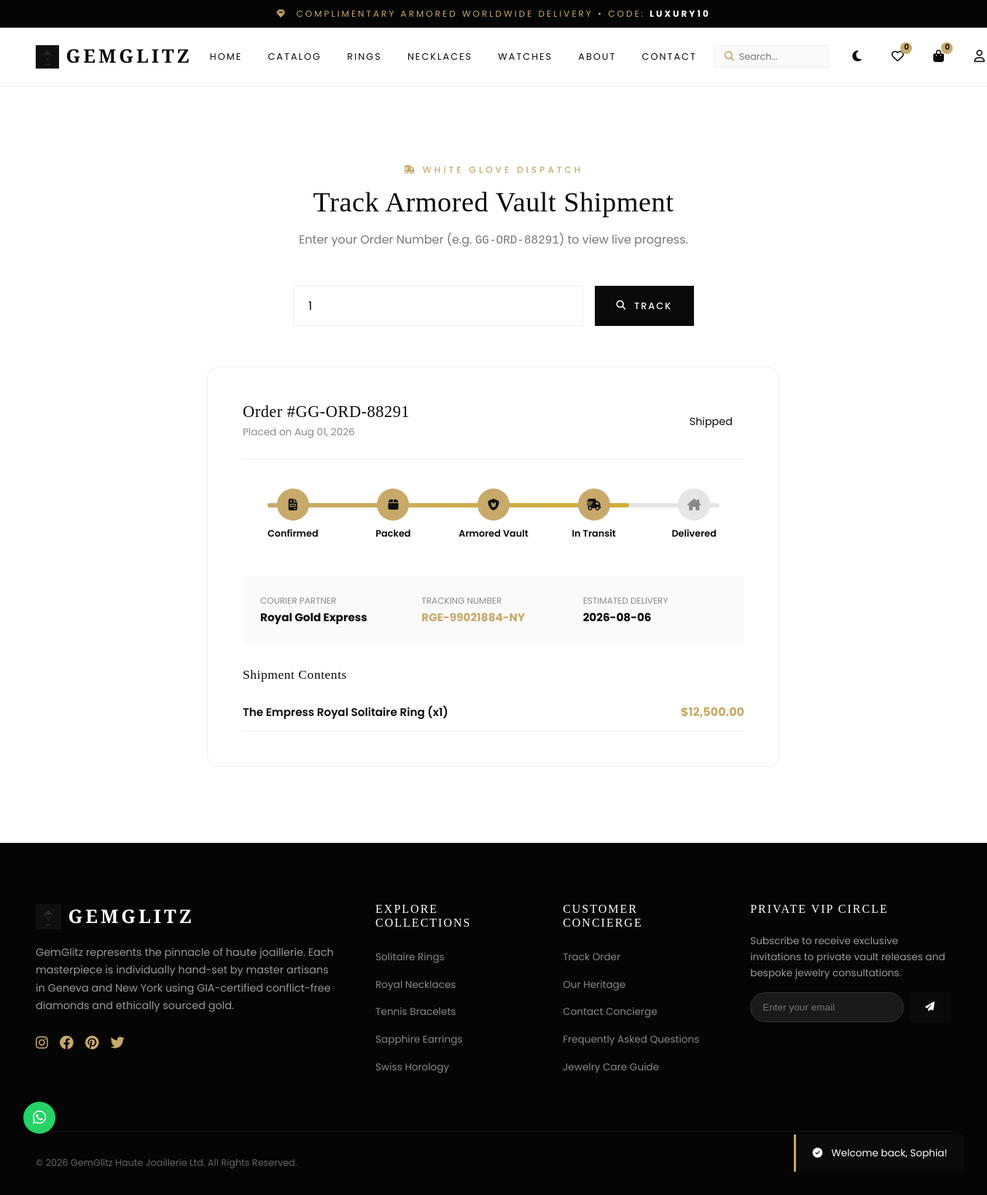
Page /order_tracking.php?order_id=1 (signed in) on the committed database.
### tables this page shows
CREATE TABLE `orders` (
  `id` INT AUTO_INCREMENT PRIMARY KEY,
  `order_number` VARCHAR(50) UNIQUE NOT NULL,
  `user_id` INT NOT NULL,
  `total_amount` DECIMAL(10, 2) NOT NULL,
  `discount_amount` DECIMAL(10, 2) DEFAULT 0.00,
  `shipping_fee` DECIMAL(10, 2) DEFAULT 0.00,
  `tax_amount` DECIMAL(10, 2) DEFAULT 0.00,
  `grand_total` DECIMAL(10, 2) NOT NULL,
  `payment_method` VARCHAR(50) NOT NULL,
  `payment_status` ENUM('Pending', 'Paid', 'Failed', 'Refunded') DEFAULT 'Paid',
  `order_status` ENUM('Pending', 'Processing', 'Packed', 'Shipped', 'Delivered', 'Cancelled') DEFAULT 'Processing',
  `shipping_name` VARCHAR(100) NOT NULL,
  `shipping_email` VARCHAR(100) NOT NULL,
  `shipping_phone` VARCHAR(20) NOT NULL,
  `shipping_address` TEXT NOT NULL,
  `shipping_city` VARCHAR(50) NOT NULL,
  `shipping_zip` VARCHAR(20) NOT NULL,
  `notes` TEXT DEFAULT NULL,
  `created_at` DATETIME DEFAULT CURRENT_TIMESTAMP,
  FOREIGN KEY (`user_id`) REFERENCES `users`(`id`) ON DELETE CASCADE
);

CREATE TABLE `tracking` (
  `id` INT AUTO_INCREMENT PRIMARY KEY,
  `order_id` INT NOT NULL,
  `status_title` VARCHAR(100) NOT NULL,
  `description` VARCHAR(255) DEFAULT NULL,
  `courier_name` VARCHAR(100) DEFAULT 'Royal Gold Express',
  `tracking_number` VARCHAR(100) DEFAULT NULL,
  `estimated_delivery` DATE DEFAULT NULL,
  `updated_at` DATETIME DEFAULT CURRENT_TIMESTAMP,
  FOREIGN KEY (`order_id`) REFERENCES `orders`(`id`) ON DELETE CASCADE
);

CREATE TABLE `order_items` (
  `id` INT AUTO_INCREMENT PRIMARY KEY,
  `order_id` INT NOT NULL,
  `product_id` INT NOT NULL,
  `product_name` VARCHAR(150) NOT NULL,
  `price` DECIMAL(10, 2) NOT NULL,
  `quantity` INT NOT NULL,
  `total` DECIMAL(10, 2) NOT NULL,
  FOREIGN KEY (`order_id`) REFERENCES `orders`(`id`) ON DELETE CASCADE
);

### includes/functions.php (called while the page is built, shortened)
<?php
function sanitize($data) {
    return htmlspecialchars(trim($data), ENT_QUOTES, 'UTF-8');
}
function format_price($amount) {
    return '$' . number_format((float)$amount, 2);
}
?>

### order_tracking.php (the view, shortened to what this page needs)
<?php
require_once __DIR__ . '/includes/header.php';
require_once __DIR__ . '/includes/navbar.php';
$search_query = sanitize($_GET['order_id'] ?? $_GET['search'] ?? '');
$order = null;
$tracking_info = null;
$order_items = [];
if (!empty($search_query)) {
    $stmt = $pdo->prepare("SELECT * FROM orders WHERE id = ? OR order_number = ?");
    $stmt->execute([$search_query, $search_query]);
    $order = $stmt->fetch();
    if ($order) {
        $stmt = $pdo->prepare("SELECT * FROM tracking WHERE order_id = ? ORDER BY id DESC LIMIT 1");
        $stmt->execute([$order['id']]);
        $tracking_info = $stmt->fetch();
        $stmt = $pdo->prepare("SELECT * FROM order_items WHERE order_id = ?");
        $stmt->execute([$order['id']]);
        $order_items = $stmt->fetchAll();
    }
}
?>
<section class="section-padding">
  <div class="container" style="max-width:850px;">
    <div class="text-center" style="margin-bottom: 3rem;">
      <span class="section-subtitle"><i class="fa-solid fa-truck-fast"></i> White Glove Dispatch</span>
      <h1 class="section-title">Track Armored Vault Shipment</h1>
      <p style="color:#777;">Enter your Order Number (e.g. <code>GG-ORD-88291</code>) to view live progress.</p>
    </div>
    <form method="GET" action="order_tracking.php" style="display:flex; gap:1rem; max-width:550px; margin:0 auto 3.5rem;">
      <input type="text" name="search" value="<?php echo sanitize($search_query); ?>" placeholder="Enter Order Number or ID..." class="form-control" required style="font-size:1rem; padding:0.9rem 1.25rem;">
      <button type="submit" class="btn btn-primary" style="padding:0.9rem 1.8rem;"><i class="fa-solid fa-magnifying-glass"></i> Track</button>
    </form>
    <?php if ($order): ?>
      <?php
      $status = $order['order_status'];
      $progress_percent = 20;
      if ($status === 'Shipped') $progress_percent = 80;
      ?>
      <div style="background:var(--white); border-radius:var(--radius-lg); padding:3rem; border:1px solid var(--border-color); box-shadow:var(--shadow-md);">
        <div style="display:flex; justify-content:space-between; align-items:center; border-bottom:1px solid var(--border-color); padding-bottom:1.5rem; margin-bottom:2.5rem;">
          <div>
            <h3 style="font-size:1.4rem;">Order #<?php echo sanitize($order['order_number']); ?></h3>
            <span style="font-size:0.85rem; color:#888;">Placed on <?php echo date('M d, Y', strtotime($order['created_at'])); ?></span>
          </div>
          <div style="text-align:right;">
            <span class="badge-status badge-info" style="font-size:0.9rem; padding:0.4rem 1rem;"><?php echo sanitize($order['order_status']); ?></span>
          </div>
        </div>
        <div style="position:relative; margin-bottom:3rem;">
          <div style="height:6px; background:linear-gradient(90deg, var(--primary-gold), var(--accent-gold)); border-radius:3px; position:absolute; top:20px; left:5%; width:<?php echo ($progress_percent * 0.9); ?>%; z-index:2; transition:width 1s ease;"></div>
          <div style="display:flex; justify-content:space-between; position:relative; z-index:3;">
            <div style="text-align:center; width:20%;">
              <div style="width:44px; height:44px; border-radius:50%; background:<?php echo $progress_percent >= 20 ? 'var(--primary-gold)' : '#E5E5E5'; ?>; color:<?php echo $progress_percent >= 20 ? '#111' : '#888'; ?>; display:flex; align-items:center; justify-content:center; margin:0 auto 0.5rem; font-weight:700;">
                <i class="fa-solid fa-file-invoice"></i>
              </div>
              <span style="font-size:0.8rem; font-weight:600; display:block;">Confirmed</span>
            </div>
            <div style="text-align:center; width:20%;">
              <div style="width:44px; height:44px; border-radius:50%; background:<?php echo $progress_percent >= 40 ? 'var(--primary-gold)' : '#E5E5E5'; ?>; color:<?php echo $progress_percent >= 40 ? '#111' : '#888'; ?>; display:flex; align-items:center; justify-content:center; margin:0 auto 0.5rem; font-weight:700;">
                <i class="fa-solid fa-box"></i>
              </div>
              <span style="font-size:0.8rem; font-weight:600; display:block;">Packed</span>
            </div>
            <div style="text-align:center; width:20%;">
              <div style="width:44px; height:44px; border-radius:50%; background:<?php echo $progress_percent >= 60 ? 'var(--primary-gold)' : '#E5E5E5'; ?>; color:<?php echo $progress_percent >= 60 ? '#111' : '#888'; ?>; display:flex; align-items:center; justify-content:center; margin:0 auto 0.5rem; font-weight:700;">
                <i class="fa-solid fa-shield-cat"></i>
              </div>
              <span style="font-size:0.8rem; font-weight:600; display:block;">Armored Vault</span>
            </div>
            <div style="text-align:center; width:20%;">
              <div style="width:44px; height:44px; border-radius:50%; background:<?php echo $progress_percent >= 80 ? 'var(--primary-gold)' : '#E5E5E5'; ?>; color:<?php echo $progress_percent >= 80 ? '#111' : '#888'; ?>; display:flex; align-items:center; justify-content:center; margin:0 auto 0.5rem; font-weight:700;">
                <i class="fa-solid fa-truck-fast"></i>
              </div>
              <span style="font-size:0.8rem; font-weight:600; display:block;">In Transit</span>
            </div>
            <div style="text-align:center; width:20%;">
              <div style="width:44px; height:44px; border-radius:50%; background:<?php echo $progress_percent >= 100 ? 'var(--primary-gold)' : '#E5E5E5'; ?>; color:<?php echo $progress_percent >= 100 ? '#111' : '#888'; ?>; display:flex; align-items:center; justify-content:center; margin:0 auto 0.5rem; font-weight:700;">
                <i class="fa-solid fa-house-chimney"></i>
              </div>
              <span style="font-size:0.8rem; font-weight:600; display:block;">Delivered</span>
            </div>
          </div>
        </div>
        <div style="display:grid; grid-template-columns:1fr 1fr 1fr; gap:1.5rem; background:var(--secondary-bg); padding:1.5rem; border-radius:var(--radius-sm); margin-bottom:2rem;">
          <div>
            <span style="font-size:0.75rem; color:#888; text-transform:uppercase; display:block;">Courier Partner</span>
            <strong style="font-size:0.95rem; color:var(--dark-bg);"><?php echo sanitize($tracking_info['courier_name'] ?? 'Royal Gold Express'); ?></strong>
          </div>
          <div>
            <span style="font-size:0.75rem; color:#888; text-transform:uppercase; display:block;">Tracking Number</span>
            <strong style="font-size:0.95rem; color:var(--primary-gold);"><?php echo sanitize($tracking_info['tracking_number'] ?? 'RGE-88402-NY'); ?></strong>
          </div>
          <div>
            <span style="font-size:0.75rem; color:#888; text-transform:uppercase; display:block;">Estimated Delivery</span>
            <strong style="font-size:0.95rem; color:var(--dark-bg);"><?php echo sanitize($tracking_info['estimated_delivery'] ?? date('Y-m-d', strtotime('+3 days'))); ?></strong>
          </div>
        </div>
        <h4 style="font-size:1.1rem; margin-bottom:1rem;">Shipment Contents</h4>
        <div style="display:flex; flex-direction:column; gap:0.75rem;">
          <?php foreach ($order_items as $item): ?>
            <div style="display:flex; justify-content:space-between; align-items:center; padding:0.75rem 0; border-bottom:1px solid var(--border-color);">
              <span style="font-weight:600; font-size:0.95rem;"><?php echo sanitize($item['product_name']); ?> (x<?php echo $item['quantity']; ?>)</span>
              <span style="color:var(--primary-gold); font-weight:700;"><?php echo format_price($item['total']); ?></span>
            </div>
          <?php endforeach; ?>
        </div>
      </div>
    <?php endif; ?>
  </div>
</section>
<?php require_once __DIR__ . '/includes/footer.php'; ?>

### assets/css/style.css (style rules this page uses)
:root { --primary-gold: #C8A96A; --accent-gold: #D4AF37; --gold-subtle: rgba(200, 169, 106, 0.15); --dark-bg: #0A0A0A; --dark-card: #121212; --dark-border: #222222; --white: #FFFFFF; --secondary-bg: #FAFAFA; --gray-text: #666666; --light-gray: #AAAAAA; --border-color: #EEEEEE; --success: #2E7D32; --error: #D32F2F; --font-heading: 'Playfair Display', Georgia, serif; --font-body: 'Poppins', -apple-system, BlinkMacSystemFont, sans-serif; --transition: all 0.35s cubic-bezier(0.16, 1, 0.3, 1); --radius-sm: 4px; --radius-md: 8px; --radius-lg: 16px; }
*, *::before, *::after { box-sizing: border-box; margin: 0; padding: 0; }
html { scroll-behavior: smooth; font-size: 16px; }
body { font-family: var(--font-body); background-color: var(--white); color: var(--dark-bg); line-height: 1.6; overflow-x: hidden; transition: background-color 0.3s ease, color 0.3s ease; }
h1, h2, h3, h4, h5, h6 { font-family: var(--font-heading); font-weight: 400; line-height: 1.2; color: var(--dark-bg); letter-spacing: 0.5px; }
.section-subtitle { font-family: var(--font-body); font-size: 0.75rem; font-weight: 500; text-transform: uppercase; letter-spacing: 4px; color: var(--primary-gold); margin-bottom: 0.75rem; display: block; }
.section-title { font-size: 2.4rem; font-weight: 400; margin-bottom: 1rem; }
.container { width: 100%; max-width: 1320px; margin: 0 auto; padding: 0 2rem; }
.section-padding { padding: 6.5rem 0; }
.text-center { text-align: center; }
.btn { display: inline-flex; align-items: center; justify-content: center; gap: 0.6rem; padding: 0.85rem 2rem; font-family: var(--font-body); font-weight: 500; font-size: 0.8rem; letter-spacing: 2px; text-transform: uppercase; border-radius: 0; border: 1px solid transparent; cursor: pointer; transition: var(--transition); }
.btn-primary { background: var(--dark-bg); color: var(--white); border: 1px solid var(--dark-bg); }
.form-control { width: 100%; padding: 0.8rem 1rem; font-family: var(--font-body); font-size: 0.9rem; border: 1px solid var(--border-color); background: #FFF; outline: none; transition: var(--transition); }

### rows in the picture
orders: order_number "GG-ORD-88291", created_at "Aug 01, 2026", order_status "Shipped"
tracking: courier_name "Royal Gold Express", tracking_number "RGE-99021884-NY", estimated_delivery "2026-08-06"
order_items: product_name "The Empress Royal Solitaire Ring", quantity "1", total "$12,500.00"

### other values in the picture
$flash['message'] "Welcome back, Sophia!"
$wishlist_count "0"
$cart_count "0"
